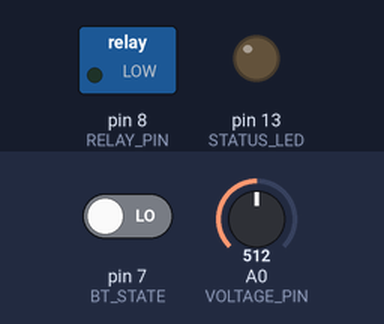
This sketch was run on a simulated Arduino Uno, built with avr-gcc and run on an emulated ATmega328P. Shown: switched loads named in the sketch (green lamp = pin HIGH), output pins drawn as LEDs (lit = HIGH). Dashed ring = blinking. The inputs (shaded band) are chosen by the test bench; at power-on: pin 7 (BT_STATE) LOW, A0 (VOLTAGE_PIN) = 512. What the sketch prints to the serial monitor is not drawn.

Above: at 1.3 s.
1.4 s: pin 7 (BT_STATE) driven HIGH
At 2.26 s:
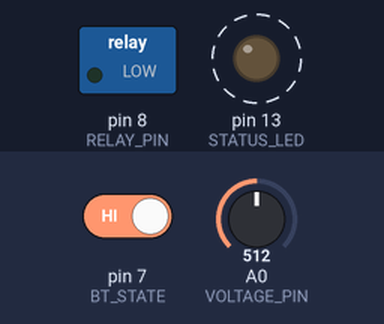
4.4 s: pin 7 (BT_STATE) driven LOW
At 4.4 s:
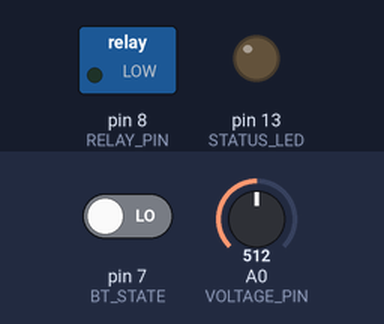
Timing chart, 0 to 7.4 s (numbered marks = the images above; inputs shaded):
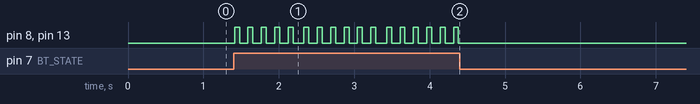

Measured:
- after the input at 1.4 s, pin 8 (RELAY_PIN), pin 13 (STATUS_LED): alternates HIGH for 0.07 s and LOW for 0.11 s, starting at once
- after the input at 4.4 s, pin 8 (RELAY_PIN), pin 13 (STATUS_LED): stops changing and stays LOW

The sketch:

pole_b.ino
```cpp
/**
 * ============================================================
 *  PLCC Fault Detection & Isolation System — SIH 2025
 *  Module  : Phase 1 — Pole B (Slave Node / Downstream)
 *  Board   : Arduino Uno
 *  Author  : Team SHIELD
 *  Version : 1.3.0
 * ============================================================
 *
 *  Role:
 *    Pole B is the DOWNSTREAM SLAVE in the two-pole distribution
 *    segment.  It:
 *      • Continuously reads its ZMPT101B voltage sensor (A0).
 *      • Sends structured voltage reports to Pole A (master)
 *        over the HC-05 Bluetooth link every second.
 *      • Manages its own local relay and status LED.
 *      • Implements fault isolation: trips relay on local
 *        voltage anomaly or on command received from Pole A.
 *      • Implements a 5-second grace window on reset (same
 *        protocol as Pole A for symmetry).
 *
 *  Serial Protocol (9600 baud):
 *    Outbound to Pole A via BT:
 *      "VOLTAGE:1"  — mains present and normal
 *      "VOLTAGE:0"  — voltage fault detected
 *      "V:<value>|STATUS:<code>"  — full reading (extended mode)
 *
 *    USB-Serial debug output:
 *      "HEARTBEAT|RELAY=<ON/OFF>|V=<volts>|STATUS=<code>"
 *
 *  Fault Codes:
 *    OPEN      — Voltage < 5V   (open circuit)
 *    UNDER_V   — Voltage < 170V (sag/dip)
 *    OVER_V    — Voltage > 250V (surge)
 *    BT_LOSS   — HC-05 STATE pin LOW
 *    NORMAL    — All OK
 *
 *  Wiring:
 *    HC-05 RX  → D2 (SoftwareSerial TX)
 *    HC-05 TX  → D3 (SoftwareSerial RX)
 *    HC-05 STATE → D7
 *    ZMPT101B OUT → A0
 *    Relay IN  → D8
 *    Status LED → D13
 *
 *  Libraries: SoftwareSerial (built-in)
 * ============================================================
 */

#include <SoftwareSerial.h>

// ─── Pin Definitions ────────────────────────────────────────
#define BT_RX        2
#define BT_TX        3
#define BT_STATE     7
#define RELAY_PIN    8
#define STATUS_LED   13
#define VOLTAGE_PIN  A0

// ─── Calibration ────────────────────────────────────────────
const float CALIBRATION_FACTOR = 170.5f;
const int   SAMPLE_COUNT       = 500;
const float V_OPEN             =   5.0f;
const float V_UNDER            = 170.0f;
const float V_OVER             = 250.0f;

// ─── Timing ─────────────────────────────────────────────────
const unsigned long HEARTBEAT_INTERVAL_MS = 1000UL;
const unsigned long REPORT_INTERVAL_MS    = 1000UL;
const unsigned long RESET_WINDOW_MS       = 5000UL;

// ─── State ──────────────────────────────────────────────────
SoftwareSerial bluetooth(BT_RX, BT_TX);

bool          faultTripped   = true;
bool          inResetWindow  = false;
unsigned long resetStartTime = 0;
unsigned long lastHeartbeat  = 0;
unsigned long lastReport     = 0;

// ─────────────────────────────────────────────────────────────
/** Read AC RMS voltage from ZMPT101B. */
float readACVoltage(int pin) {
  int maxADC = 0, minADC = 1023;
  for (int i = 0; i < SAMPLE_COUNT; i++) {
    int v = analogRead(pin);
    if (v > maxADC) maxADC = v;
    if (v < minADC) minADC = v;
  }
  float Vpp  = (maxADC - minADC) * (5.0f / 1023.0f);
  float Vrms = (Vpp / 2.0f) * 0.7071f;
  return Vrms * CALIBRATION_FACTOR;
}

/** Classify voltage → fault code string. */
const char* classifyVoltage(float v) {
  if (v < V_OPEN)  return "OPEN";
  if (v < V_UNDER) return "UNDER_V";
  if (v > V_OVER)  return "OVER_V";
  return "NORMAL";
}

void tripFault(const char* reason) {
  faultTripped = true;
  digitalWrite(RELAY_PIN,  LOW);
  digitalWrite(STATUS_LED, LOW);
  Serial.print(F("FAULT|REASON="));
  Serial.println(reason);
  Serial.println(F("SHOW_RESET_BUTTON:1"));
  // Notify master
  bluetooth.println(F("VOLTAGE:0"));
}

void restoreNormal() {
  faultTripped = false;
  digitalWrite(RELAY_PIN,  HIGH);
  digitalWrite(STATUS_LED, HIGH);
  Serial.println(F("STATUS:OK"));
  Serial.println(F("SHOW_RESET_BUTTON:0"));
  bluetooth.println(F("VOLTAGE:1"));
}

// ─────────────────────────────────────────────────────────────
void setup() {
  Serial.begin(9600);
  bluetooth.begin(9600);

  pinMode(BT_STATE,    INPUT);
  pinMode(RELAY_PIN,   OUTPUT);
  pinMode(STATUS_LED,  OUTPUT);
  pinMode(VOLTAGE_PIN, INPUT);

  digitalWrite(RELAY_PIN,  LOW);
  digitalWrite(STATUS_LED, LOW);

  Serial.println(F("=============================================="));
  Serial.println(F(" PLCC SHIELD — Pole B (Slave / Downstream)  "));
  Serial.println(F(" Phase 1 | SIH 2025                         "));
  Serial.println(F("=============================================="));
  Serial.println(F("SHOW_RESET_BUTTON:1"));
}

// ─────────────────────────────────────────────────────────────
void loop() {

  // ── 1. Handle PC Commands ───────────────────────────────
  if (Serial.available()) {
    String cmd = Serial.readStringUntil('\n');
    cmd.trim();
    if (cmd == F("RESET")) {
      inResetWindow  = true;
      resetStartTime = millis();
      digitalWrite(RELAY_PIN,  HIGH);
      digitalWrite(STATUS_LED, HIGH);
      Serial.println(F("CMD:RESET_RECEIVED|WINDOW=5s"));
      Serial.println(F("SHOW_RESET_BUTTON:0"));
    }
  }

  int btState = digitalRead(BT_STATE);

  // ── 2. Handle Reset Grace Window ────────────────────────
  if (inResetWindow) {
    if (btState == HIGH) {
      inResetWindow = false;
      restoreNormal();
    } else if (millis() - resetStartTime > RESET_WINDOW_MS) {
      inResetWindow = false;
      tripFault("RESET_TIMEOUT_NO_BT");
    }

  // ── 3. Normal Monitoring ────────────────────────────────
  } else {
    if (btState == LOW) {
      if (!faultTripped) tripFault("BT_LOSS");
    } else {
      if (faultTripped)  restoreNormal();
    }
  }

  // ── 4. Read local voltage & detect fault ────────────────
  float localV      = readACVoltage(VOLTAGE_PIN);
  const char* vCode = classifyVoltage(localV);

  if ((strcmp(vCode, "NORMAL") != 0) && !faultTripped && !inResetWindow) {
    tripFault(vCode);
  }

  // ── 5. Periodic voltage report to Pole A (master) ───────
  if (millis() - lastReport >= REPORT_INTERVAL_MS) {
    lastReport = millis();
    // Short binary status for Pole A relay logic
    bluetooth.println((strcmp(vCode, "NORMAL") == 0) ? F("VOLTAGE:1") : F("VOLTAGE:0"));
    // Extended reading
    bluetooth.print(F("V:"));
    bluetooth.print(localV, 1);
    bluetooth.print(F("|STATUS:"));
    bluetooth.println(vCode);
  }

  // ── 6. USB Heartbeat ────────────────────────────────────
  if (millis() - lastHeartbeat >= HEARTBEAT_INTERVAL_MS) {
    lastHeartbeat = millis();
    Serial.print(F("HEARTBEAT|BT="));
    Serial.print(btState);
    Serial.print(F("|RELAY="));
    Serial.print(digitalRead(RELAY_PIN) ? F("ON") : F("OFF"));
    Serial.print(F("|V="));
    Serial.print(localV, 1);
    Serial.print(F("|STATUS="));
    Serial.println(vCode);

    if (faultTripped && !inResetWindow) {
      Serial.println(F("SHOW_RESET_BUTTON:1"));
    }
  }

  delay(100);
}
```
